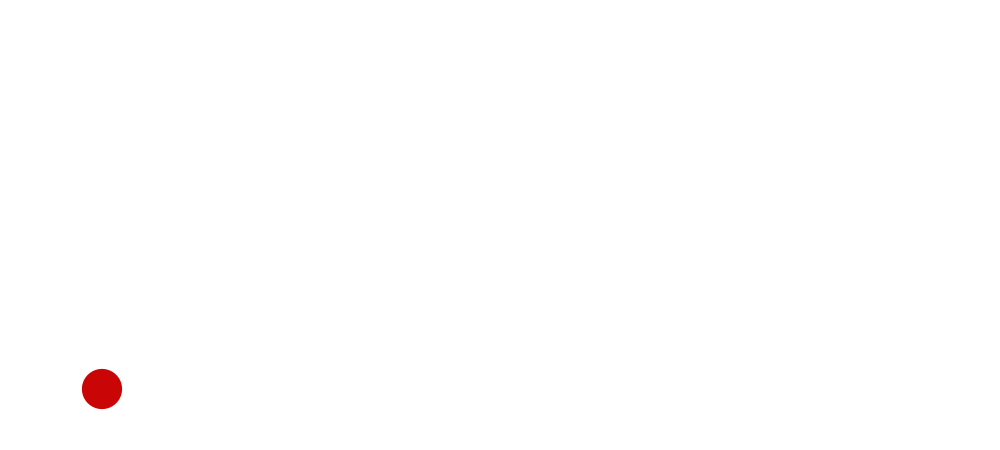
Frame 1 (no input)
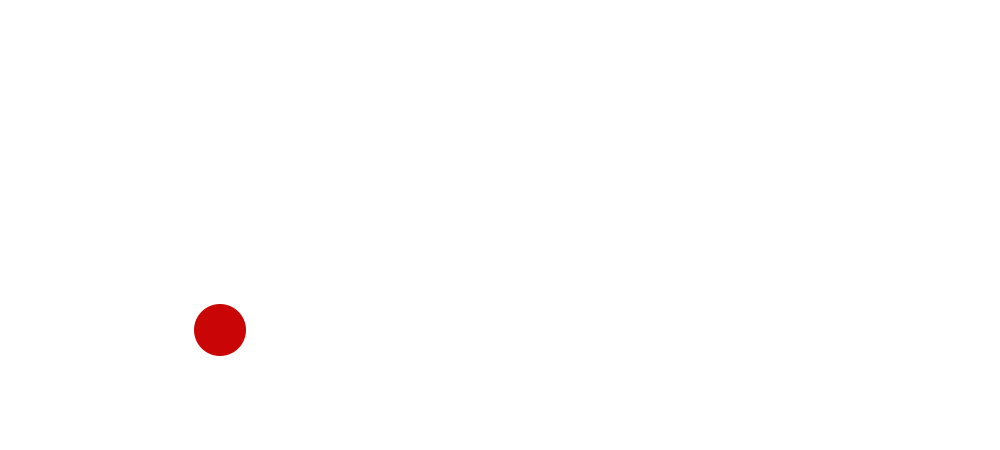
Frame 60 (the mouse pressed at the canvas centre just before this capture)
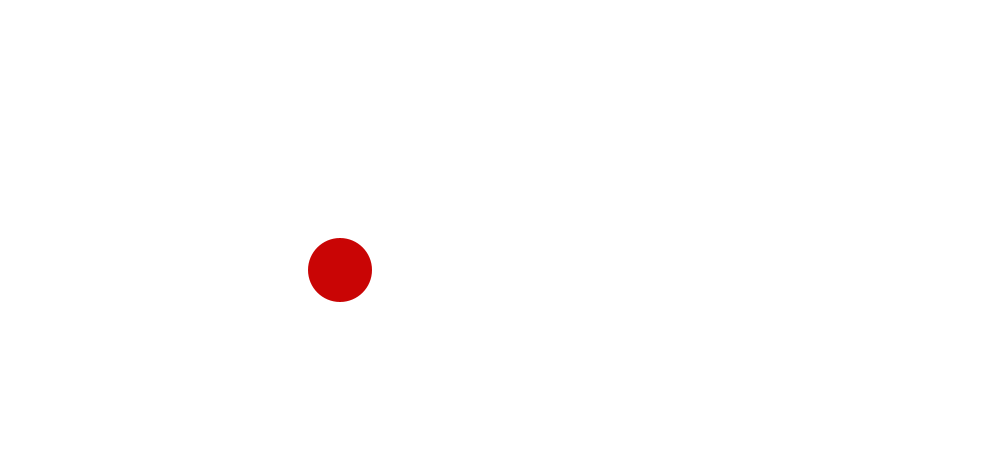
Frame 120 (the mouse held since frame 60 and released just before this capture)

The Processing sketch that drew these frames (run headless with seeded random() and noise(); from frame 60 on, the mouse is pressed at the canvas centre):

// Processing sketch: processing_179079
// ── processing_179079.pde

float diam = 40;
float cX = 100;
float cY = 390;
float alpha = 250;
float cresc = 0.2;

float vX;
float vY;

void setup() {
  size(1000, 450);
  smooth();

  diam = 40;
  vX = 2;
  vY = -1;
}

void draw() {

  background(255);

  cX = cX + vX;
  cY = cY + vY;
  diam = diam + cresc;

  noStroke();
  fill(200, 0, 0, alpha);
  ellipse(cX, cY, diam, diam);

  if (cY<diam/2) {
 vY=0;
 vX=0;
 diam = diam +3+(random(-20,20)+frameCount/50);
 alpha=alpha-1;
 cY=cY + 0.01;
}
}
